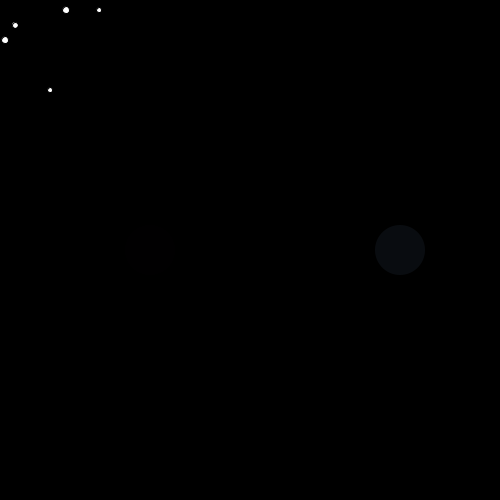
Frame 1 (no input)
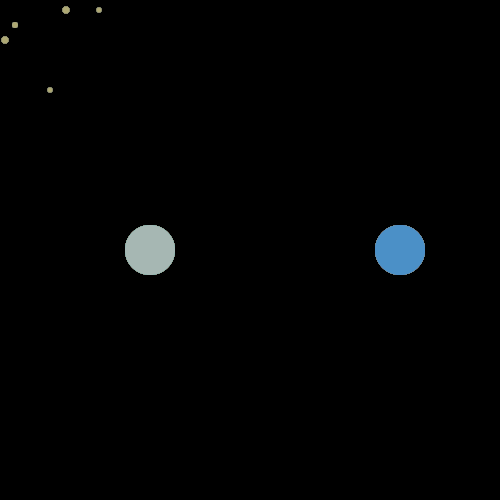
Frame 60 (the mouse pressed at the canvas centre just before this capture)
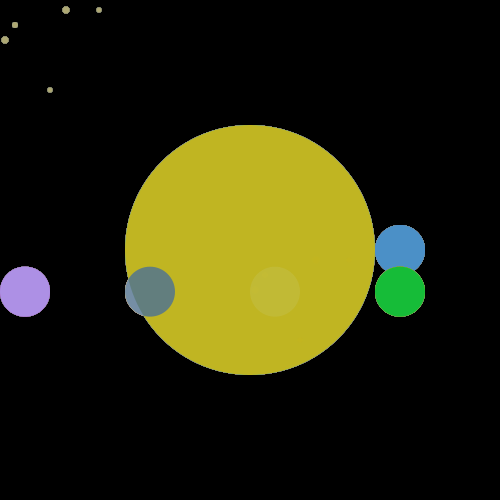
Frame 120 (the mouse held since frame 60 and released just before this capture)

The Processing sketch that drew these frames (run headless with seeded random() and noise(); from frame 60 on, the mouse is pressed at the canvas centre):

// Processing sketch: processing_95389
// ── processing_95389.pde

int numEllipse = 5000; //5000 total ellises can be drawn
int currentEllipse = 0; //starts at 0 ellipses

void setup() {
  size( 500, 500);
  smooth();
  background(0);
}

void draw() {
  circle();
  STARS(mouseX, mouseY);
  drawEyes();
}

void circle() {
  if (mousePressed == true) {
    ellipse(mouseX, mouseY, pmouseX, pmouseY);
  if( currentEllipse < numEllipse - 1) {
    currentEllipse++;
    //put in draw, make if test to make mousedragged work as function
  }
  }
}

void STARS(int x, int y){
  ellipse( x+ 5, y + 40, 7,7);
 ellipse(x + 99, y + 10, 5, 5);
 ellipse (x + 15, y + 25, 6,6);
 ellipse ( x + 66, y + 10, 7, 7);
 ellipse( x + 50, y + 90, 5, 5);
}

void drawEyes() {
  noStroke();
  drawEye(0,400);
  drawEye(100,400);
  drawEye(200,400);
  drawEye(300,400);
  drawEye(400,400);
  drawEye(500,400);
  drawEye(600,400);
  drawEye(700,400);
  drawEye(800,400);
    
 }
  
void drawEye(float minX, float maxX) {
    
   ellipse(map(mouseX,300,500,minX,maxX), map(mouseY,0,600,250,350), 50, 50);
   fill(random(0, 255), random(0, 255), random(0, 255), random(0, 255));
    
}
